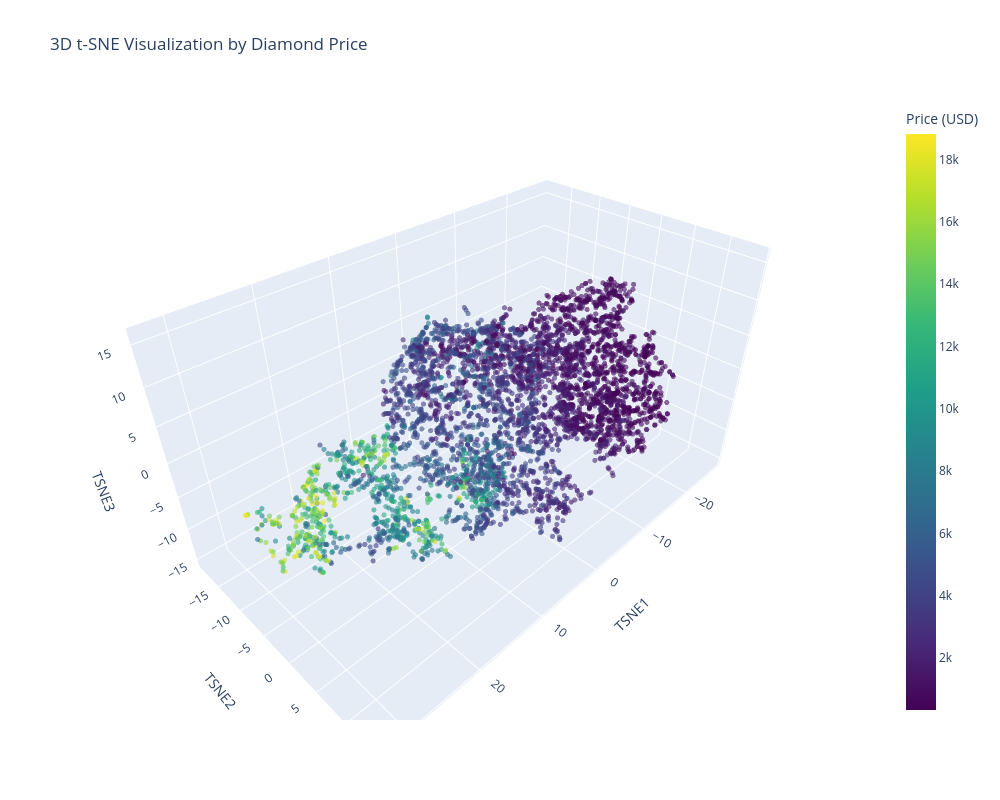

Here is the notebook cell this chart was saved with:
### Code cell
fig = px.scatter_3d(
    df_tsne_3d,
    x='TSNE1',
    y='TSNE2',
    z='TSNE3',
    color='price_usd',
    color_continuous_scale='Viridis',
    opacity=0.6,
    title='3D t-SNE Visualization by Diamond Price',
    labels={'price_usd': 'Price (USD)'}
)

fig.update_traces(marker=dict(size=3))
fig.update_layout(width=1000, height=800)

fig.show()

### Figure 1 — Plotly figure (JSON) as saved in the notebook; plotly's stock layout.template omitted (floating-point values rounded to 4 significant figures; data arrays with more than 128 entries replaced by an {"elided": "..."} marker saying what was removed)
{"data": [{"hovertemplate": "TSNE1=%{x}<br>TSNE2=%{y}<br>TSNE3=%{z}<br>Price (USD)=%{marker.color}<extra></extra>", "legendgroup": "", "marker": {"color": {"elided": "4889 int values"}, "coloraxis": "coloraxis", "opacity": 0.6, "size": 3, "symbol": "circle"}, "mode": "markers", "name": "", "scene": "scene", "showlegend": false, "type": "scatter3d", "x": {"elided": "4889 float values"}, "y": {"elided": "4889 float values"}, "z": {"elided": "4889 float values"}}], "layout": {"coloraxis": {"colorbar": {"title": {"text": "Price (USD)"}}, "colorscale": [[0.0, "#440154"], [0.1111, "#482878"], [0.2222, "#3e4989"], [0.3333, "#31688e"], [0.4444, "#26828e"], [0.5556, "#1f9e89"], [0.6667, "#35b779"], [0.7778, "#6ece58"], [0.8889, "#b5de2b"], [1.0, "#fde725"]]}, "height": 800, "legend": {"tracegroupgap": 0}, "scene": {"domain": {"x": [0.0, 1.0], "y": [0.0, 1.0]}, "xaxis": {"title": {"text": "TSNE1"}}, "yaxis": {"title": {"text": "TSNE2"}}, "zaxis": {"title": {"text": "TSNE3"}}}, "title": {"text": "3D t-SNE Visualization by Diamond Price"}, "width": 1000}}
